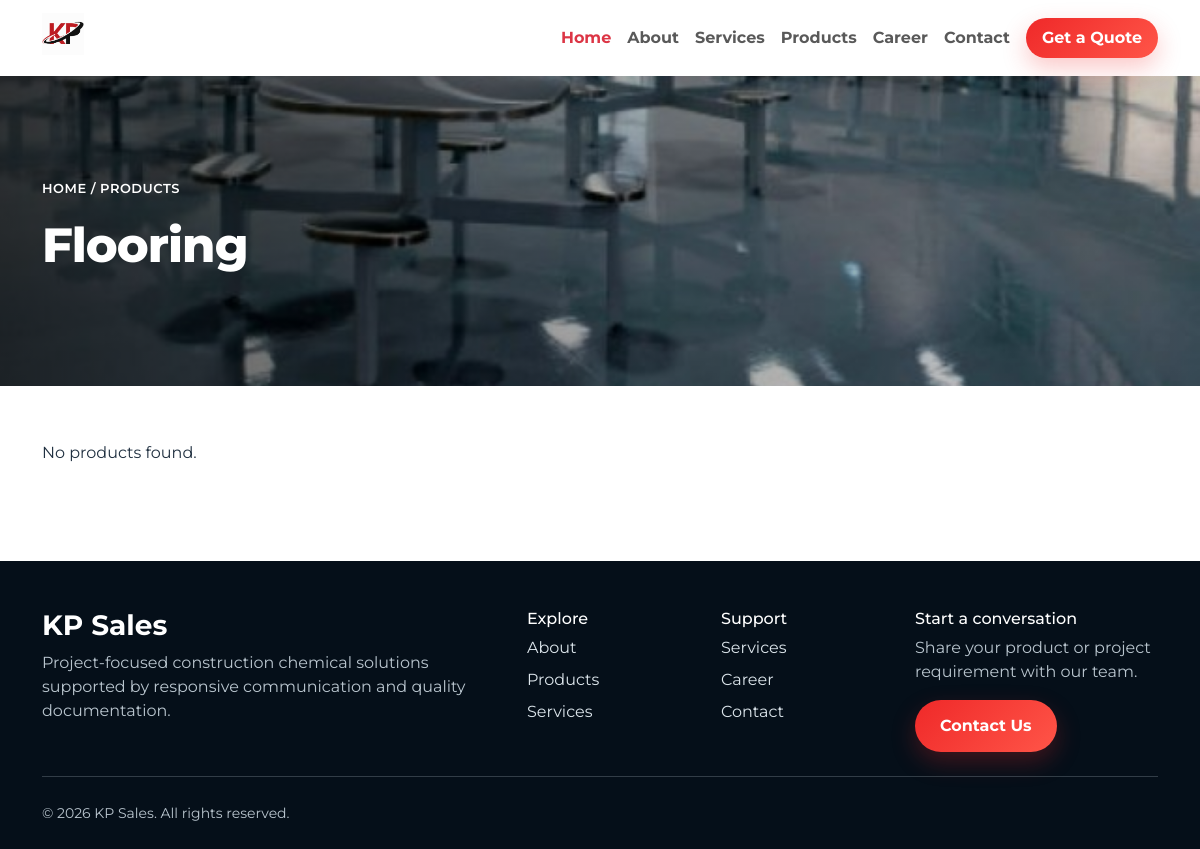
The app's page /product/Flooring/ with its own data.
### home/models.py (models this page shows, shortened)
class ProductCategory(models.Model):
    name = models.CharField(max_length=200)
    slug = models.SlugField(
        max_length=220,
        null=True,
        blank=True
    )
    image = models.ImageField(
        upload_to="products/",
        blank=True,
        null=True
    )
    description = models.TextField(
        blank=True ,null=True )
    created_at = models.DateTimeField(
        auto_now_add=True
    )
    class Meta:
        ordering = ["id"]

### home/views.py (the view)
# urls.py: path('product/<slug:slug>/', product, name='product'),
def product(request,slug):
    products=request.GET.get('product')
    if products:
        pro=Product.objects.filter(name__exact=products)
        pro_slug=ProductCategory.objects.get(slug=slug)
        return render(request,'admixtures.html',{"pro":pro,'pro_slug':pro_slug})
    pro_slug=ProductCategory.objects.get(slug=slug)
    pro=Product.objects.filter(is_active=True,category=pro_slug.slug)
    return render(request,'admixtures.html',{"pro":pro,'pro_slug':pro_slug})

### templates/admixtures.html (shortened to what this page needs)
{% extends 'base.html' %}
{% block content %}
{% load static %}
<section class="category-banner" style="background-image: url('{{ pro_slug.image.url }}');">
    <div class="container">
        <div class="banner-content">
            <div class="breadcrumb-text">
                HOME / PRODUCTS
            </div>
            <h1 class="category-title">
                {{pro_slug.name}}
            </h1>
        </div>
    </div>
</section>
<section class="products-section">
    <div class="container">
        <div class="row">
            <div class="col-lg-8">
                <div class="product-list">
                     {% if pro %}
                    {% for item in pro %}
                    <article class="product-card {% if item.featured %} featured {% endif %}">
                        <div>
                            <h2 class="product-name">
                                {{item.name}}
                            </h2>
                            <div class="product-subtitle">
                                {{item.subtitle}}
                            </div>
                            <div class="product-description">
                                <p>
                                   {{item.description|safe}}
                                </p>
                            </div>
                        </div>
                        <div class="product-actions">
                            <a
                                href="{{item.tds_file.url}}"
                                class="download-btn">
                                <span>
                                    Download TDS
                                </span>
                                <i class="bi bi-arrow-down"></i>
                            </a>
                            <a
                                href="{{item.msds_file.url}}"
                                class="download-btn">
                                <span>
                                    Download MSDS
                                </span>
                                <i class="bi bi-arrow-down"></i>
                            </a>
                        </div>
                    </article>
                    {% endfor %}
                    {% else %}
                        <p>No products found.</p>
                    {% endif %}
                </div>
            </div>
        </div>
    </div>
</section>
{% endblock %}

### static/assets/style.css (style rules this page uses)
:root { --navy: #071a2b; --navy2: #0d2940; --red: #e31b23; --gold: #f5b942; --light: #f5f8fb; --text: #203040 }
* { box-sizing: border-box }
html { scroll-behavior: smooth }
body { font-family: 'Montserrat', sans-serif; color: var(--text); overflow-x: hidden }

### templates/admixtures.html (style rules this page uses)
.category-banner { height: 310px; position: relative; background-size: cover; background-position: center; display: flex; align-items: center; }
.category-banner::before { content: ""; position: absolute; inset: 0; background: linear-gradient( 90deg, rgba(0,0,0,.70), rgba(0,0,0,.35), rgba(0,0,0,.20) ); }
.banner-content { position: relative; z-index: 2; color: #fff; }
.breadcrumb-text { font-size: 13px; font-weight: 600; margin-bottom: 18px; letter-spacing: .5px; }
.category-title { font-size: 48px; font-weight: 800; letter-spacing: -1px; }
.products-section { padding: 55px 0 80px; }
.product-list { padding-right: 15px; }

### records on screen
ProductCategory: image (picture), name "Flooring"
